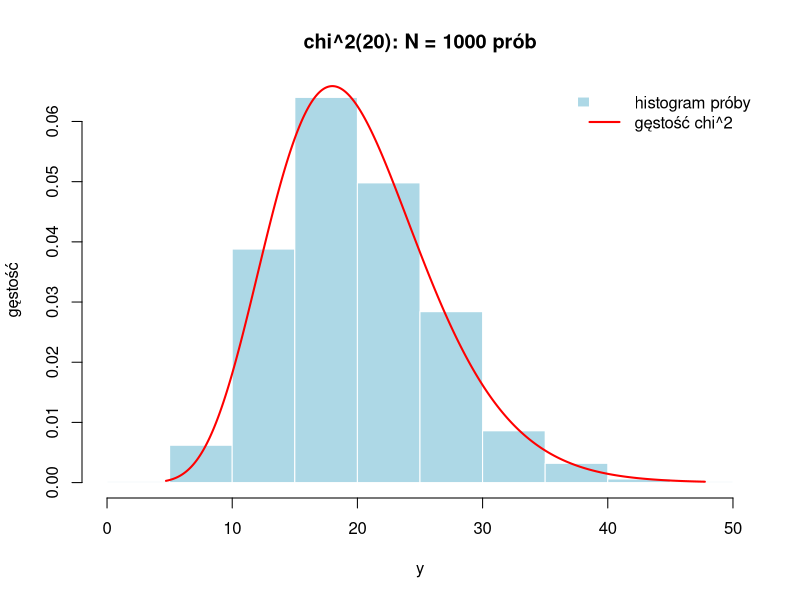
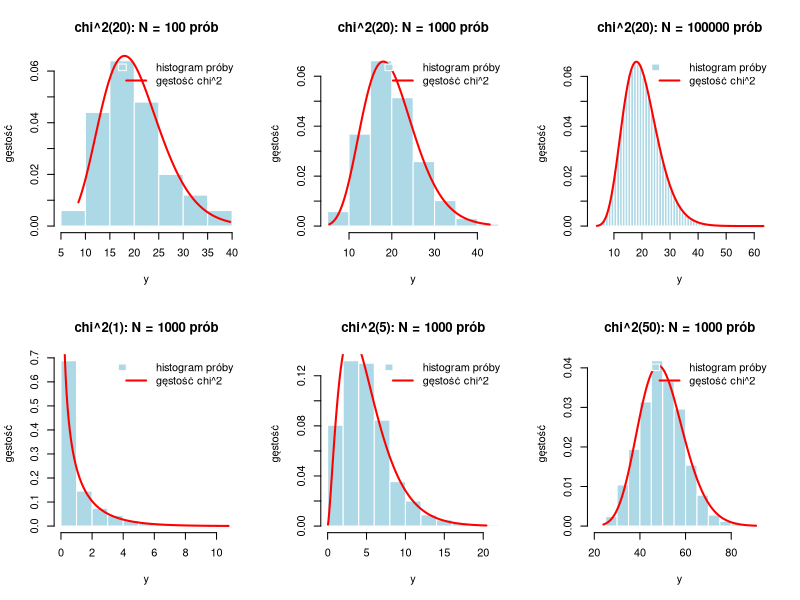

The R script that drew these images, in order:
# ------------------------------------------------------------
# Wygeneruj 1000 prób 100-elementowych: x_1, ..., x_20 z rozkładu X ~ N(0, 1). 
# Oblicz dla każdej z nich sumę kwadratów y = x_1^2 + ... + x_20^2. Narysuj 
# na jednym rysunku histogram danych y_1, ..., y_1000 oraz wykres gęstości 
# rozkładu chi-kwadrat chi^2(20). Poeksperymentuj z innymi parametrami 
# i długościami prób.
# ------------------------------------------------------------

set.seed(123)

rysuj_chi2 <- function(N = 1000, k = 20, breaks = "Sturges") {
  
  x <- matrix(rnorm(N * k, mean = 0, sd = 1), nrow = N, ncol = k)
  y <- rowSums(x^2)
  
  hist(y,
       breaks = breaks,
       freq   = FALSE,
       col    = "lightblue",
       border = "white",
       main   = sprintf("chi^2(%d): N = %d prób", k, N),
       xlab   = "y",
       ylab   = "gęstość")
  
  curve(dchisq(x, df = k),
        from = min(y), to = max(y),
        n = 500, add = TRUE, col = "red", lwd = 2)
  
  legend("topright",
         legend = c("histogram próby", "gęstość chi^2"),
         fill   = c("lightblue", NA),
         border = c("white", NA),
         lty    = c(NA, 1), lwd = c(NA, 2),
         col    = c(NA, "red"),
         bty    = "n")
  
  invisible(y)
}

rysuj_chi2(N = 1000, k = 20)

op <- par(mfrow = c(2, 3))

rysuj_chi2(N = 100,    k = 20)
rysuj_chi2(N = 1000,   k = 20)
rysuj_chi2(N = 100000, k = 20, breaks = 60)

rysuj_chi2(N = 1000, k = 1)
rysuj_chi2(N = 1000, k = 5)
rysuj_chi2(N = 1000, k = 50)
par(op)
